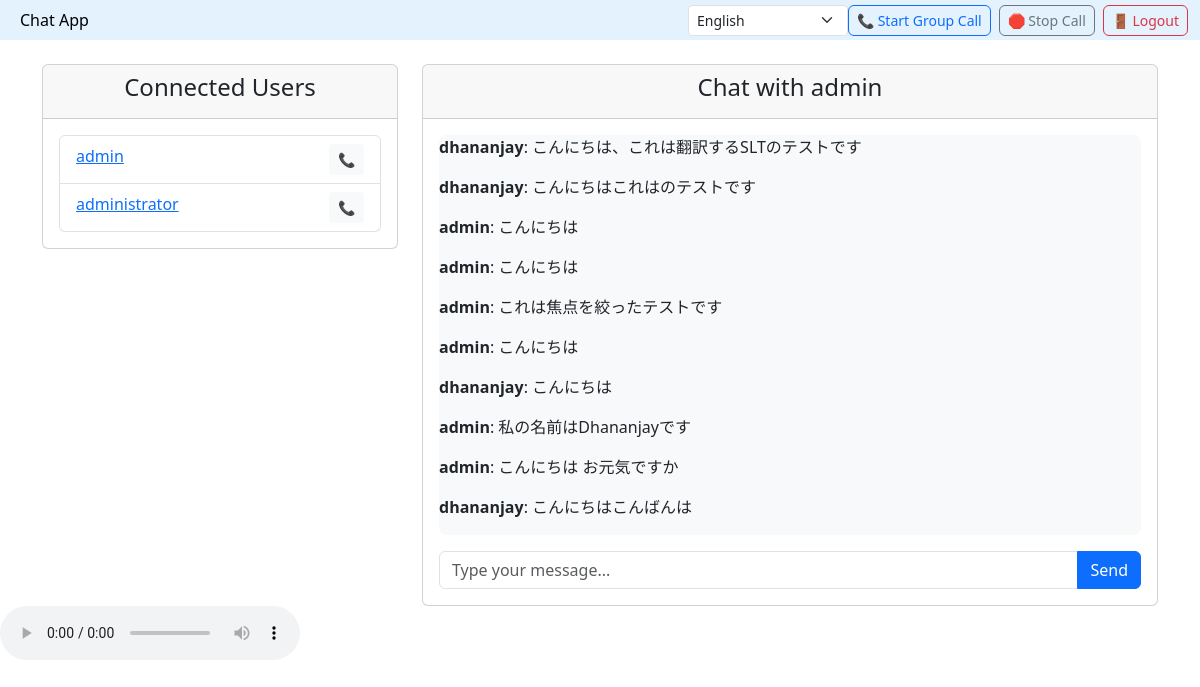
The page /chat/1/ (signed in) on the database its author committed.
### chat/models.py (models this page shows, shortened)
class Chat(models.Model):
    sender = models.ForeignKey(User, on_delete=models.CASCADE, related_name="sent_messages")
    receiver = models.ForeignKey(User, on_delete=models.CASCADE, related_name="received_messages")
    message = models.TextField()
    timestamp = models.DateTimeField(auto_now_add=True)

### chat/views.py (the view)
# urls.py: path("chat/<int:user_id>/", chat_view, name="chat"),
@login_required
def chat_view(request, user_id):
    receiver = User.objects.get(id=user_id)
    chat_history = (
        (
            Chat.objects.filter(sender=request.user, receiver=receiver)
            | Chat.objects.filter(sender=receiver, receiver=request.user)
        )
        .order_by("timestamp")
        .reverse()
    )
    if request.method == "POST":
        message = request.POST.get("message")
        if message:
            Chat.objects.create(sender=request.user, receiver=receiver, message=message)
            return redirect("chat", user_id=user_id)
    users = User.objects.exclude(id=request.user.id)
    return render(
        request,
        "chat.html",
        {"receiver": receiver, "chat_history": chat_history, "users": users},
    )

### chat/templates/chat.html (shortened to what this page needs)
<!DOCTYPE html>
<html lang="en">
{% load static %}
<head>
  <link rel="stylesheet" href="https://cdn.jsdelivr.net/npm/bootstrap@5.3.0/dist/css/bootstrap.min.css">
</head>
<body>
  <nav class="navbar navbar-light" style="background-color: #e3f2fd;">
    <div class="container-fluid">
      <a class="navbar-brand" href="#">Chat App</a>
      <div class="d-flex">
        <select id="languageSelect" class="form-select form-select-sm" style="width: 160px;"
          onchange="changeLanguage(this.value)">
          <option value="en">English</option>
        </select>
        <button id="startMeetingBtn" class="btn btn-outline-primary me-2">📞 Start Group Call</button>
        <button id="stopCall" class="btn btn-outline-secondary me-2">🛑 Stop Call</button>
        <a href="{% url 'login' %}" class="btn btn-outline-danger">🚪 Logout</a>
      </div>
    </div>
  </nav>
  <div class="container mt-4">
    <div class="row">
      <div class="col-md-4">
        <div class="card">
          <div class="card-header text-center">
            <h4>Connected Users</h4>
          </div>
          <div class="card-body">
            <ul class="list-group">
              {% for user in users %}
              <li class="list-group-item user-card" data-userid="{{ user.id }}">
                <a href="{% url 'chat' user.id %}">{{ user.username }}</a>
                <button class="btn btn-sm float-end btn-light" onclick="selectAndStartCall(this)">📞</button>
              </li>
              {% empty %}
              <li class="list-group-item text-muted text-center">No users available.</li>
              {% endfor %}
            </ul>
          </div>
        </div>
      </div>
      <div class="col-md-8">
        <div class="card">
          <div class="card-header text-center">
            <h4>Chat with {{ receiver.username }}</h4>
          </div>
          <div class="card-body">
            <div class="chat-box" id="chatbox">
              {% for chat in chat_history %}
              <p><strong>{{ chat.sender.username }}</strong>: {{ chat.message }}</p>
              {% endfor %}
            </div>
            <form id="chatForm" method="POST" class="mt-3">
              <div class="input-group">
                <input type="text" id="messageInput" name="message" class="form-control"
                  placeholder="Type your message...">
                <button type="button" id="sendMessage" class="btn btn-primary">Send</button>
              </div>
            </form>
          </div>
        </div>
      </div>
    </div>
  </div>
  <audio id="translatedAudio" controls></audio>
</body>
</html>

### chat/templates/chat.html (style rules this page uses)
.navbar { padding-top: 0.25rem; padding-bottom: 0.25rem; min-height: 40px; }
.navbar-brand { font-size: 1rem; padding: 0.25rem 0.5rem; }
.navbar .form-select, .navbar .btn { font-size: 0.875rem; padding: 0.25rem 0.5rem; height: auto; }
.chat-box { height: 400px; overflow-y: auto; border-radius: 8px; background-color: #f8f9fa; }

### rows shown on the page
Chat: sender.username "dhananjay", message "こんにちは、これは翻訳するSLTのテストです"
Chat: sender.username "dhananjay", message "こんにちはこれはのテストです"
Chat: sender.username "admin", message "こんにちは"
Chat: sender.username "admin", message "こんにちは"
Chat: sender.username "admin", message "これは焦点を絞ったテストです"
Chat: sender.username "admin", message "こんにちは"
Chat: sender.username "dhananjay", message "こんにちは"
Chat: sender.username "admin", message "私の名前はDhananjayです"
Chat: sender.username "admin", message "こんにちは お元気ですか"
Chat: sender.username "dhananjay", message "こんにちはこんばんは"

### other values the page prints
{{ user.username }} "admin"
{{ user.username }} "administrator"
{{ receiver.username }} "admin"
